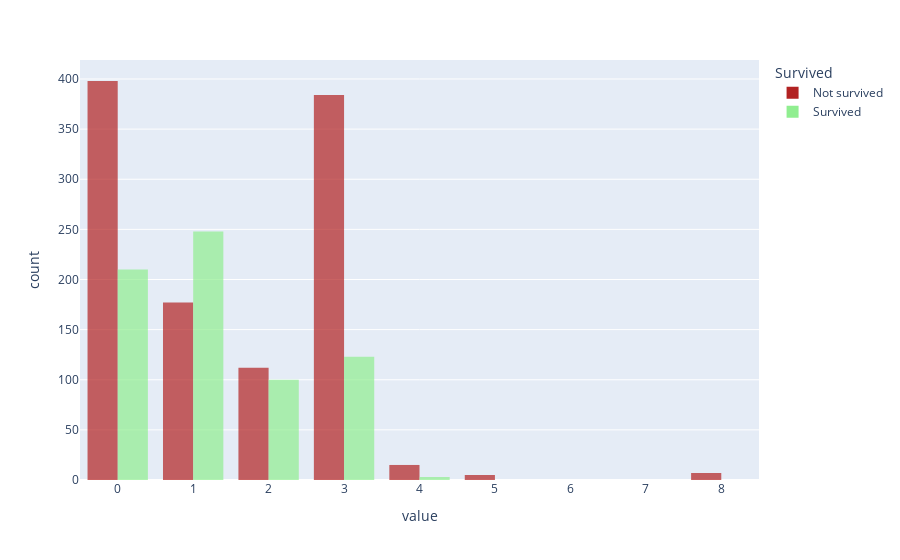

Here is the notebook cell this chart was saved with:
### Code cell
px.histogram(df_viz, x=["SibSp", "Pclass"], color='Survived ', 
             color_discrete_map={'Not survived':'firebrick', 'Survived':'lightgreen'}, 
             barmode="group", opacity=.7)

### Figure 1 — Plotly figure (JSON) as saved in the notebook; plotly's stock layout.template omitted (floating-point values rounded to 4 significant figures; data arrays with more than 128 entries replaced by an {"elided": "..."} marker saying what was removed)
{"data": [{"alignmentgroup": "True", "bingroup": "x", "hovertemplate": "Survived =Not survived<br>value=%{x}<br>count=%{y}<extra></extra>", "legendgroup": "Not survived", "marker": {"color": "firebrick", "opacity": 0.7, "pattern": {"shape": ""}}, "name": "Not survived", "offsetgroup": "Not survived", "orientation": "v", "showlegend": true, "type": "histogram", "x": {"elided": "1098 int values"}, "xaxis": "x", "yaxis": "y"}, {"alignmentgroup": "True", "bingroup": "x", "hovertemplate": "Survived =Survived<br>value=%{x}<br>count=%{y}<extra></extra>", "legendgroup": "Survived", "marker": {"color": "lightgreen", "opacity": 0.7, "pattern": {"shape": ""}}, "name": "Survived", "offsetgroup": "Survived", "orientation": "v", "showlegend": true, "type": "histogram", "x": {"elided": "684 int values"}, "xaxis": "x", "yaxis": "y"}], "layout": {"barmode": "group", "legend": {"title": {"text": "Survived "}, "tracegroupgap": 0}, "margin": {"t": 60}, "xaxis": {"anchor": "y", "domain": [0, 1], "title": {"text": "value"}}, "yaxis": {"anchor": "x", "domain": [0, 1], "title": {"text": "count"}}}}
